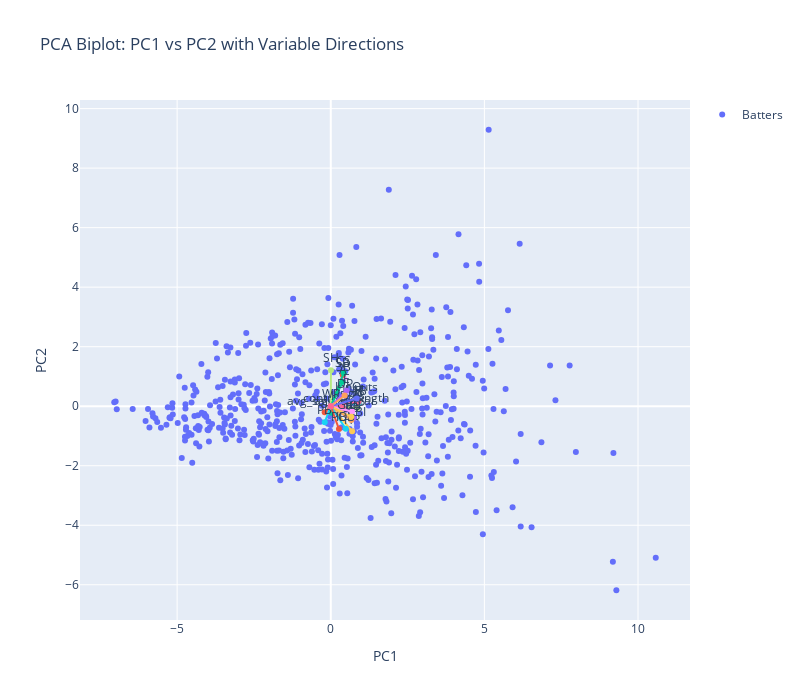

The cell this chart's notebook holds for it:
### Code cell
arrow_scale = 3

fig = go.Figure()


fig.add_trace(go.Scatter(
    x=scores_df["PC1"],
    y=scores_df["PC2"],
    mode="markers",
    name="Batters",
    hoverinfo="text",
    #Add playerID from og dataframe
    hovertext=batters["playerID"]
))


for var_name, row in loading_df.iterrows():
    x_arrow = row["PC1_loading"] * arrow_scale
    y_arrow = row["PC2_loading"] * arrow_scale


    fig.add_trace(go.Scatter(
        x=[0, x_arrow],
        y=[0, y_arrow],
        mode="lines+markers+text",
        text=[None, var_name],
        textposition="top center",
        showlegend=False
    ))

fig.update_layout(
    title="PCA Biplot: PC1 vs PC2 with Variable Directions",
    xaxis_title="PC1",
    yaxis_title="PC2",
    xaxis=dict(zeroline=True),
    yaxis=dict(zeroline=True),
    width=800,
    height=700
)

fig.show()

### Figure 1 — Plotly figure (JSON) as saved in the notebook; plotly's stock layout.template omitted (floating-point values rounded to 4 significant figures; data arrays with more than 128 entries replaced by an {"elided": "..."} marker saying what was removed)
{"data": [{"hoverinfo": "text", "hovertext": {"elided": "561 str values"}, "mode": "markers", "name": "Batters", "type": "scatter", "x": {"elided": "520 float values"}, "y": {"elided": "520 float values"}}, {"mode": "lines+markers+text", "showlegend": false, "text": [null, "age"], "textposition": "top center", "type": "scatter", "x": [0, -0.1971], "y": [0, -0.2061]}, {"mode": "lines+markers+text", "showlegend": false, "text": [null, "avg_salary_year"], "textposition": "top center", "type": "scatter", "x": [0, 0.02494], "y": [0, -0.2171]}, {"mode": "lines+markers+text", "showlegend": false, "text": [null, "contract_length"], "textposition": "top center", "type": "scatter", "x": [0, 0.5005], "y": [0, -0.1157]}, {"mode": "lines+markers+text", "showlegend": false, "text": [null, "AB"], "textposition": "top center", "type": "scatter", "x": [0, 0.916], "y": [0, 0.1316]}, {"mode": "lines+markers+text", "showlegend": false, "text": [null, "R"], "textposition": "top center", "type": "scatter", "x": [0, 0.9101], "y": [0, 0.104]}, {"mode": "lines+markers+text", "showlegend": false, "text": [null, "H"], "textposition": "top center", "type": "scatter", "x": [0, 0.901], "y": [0, 0.1408]}, {"mode": "lines+markers+text", "showlegend": false, "text": [null, "2B"], "textposition": "top center", "type": "scatter", "x": [0, 0.8704], "y": [0, -0.05808]}, {"mode": "lines+markers+text", "showlegend": false, "text": [null, "3B"], "textposition": "top center", "type": "scatter", "x": [0, 0.4302], "y": [0, 0.9312]}, {"mode": "lines+markers+text", "showlegend": false, "text": [null, "HR"], "textposition": "top center", "type": "scatter", "x": [0, 0.6951], "y": [0, -0.8414]}, {"mode": "lines+markers+text", "showlegend": false, "text": [null, "RBI"], "textposition": "top center", "type": "scatter", "x": [0, 0.8552], "y": [0, -0.5734]}, {"mode": "lines+markers+text", "showlegend": false, "text": [null, "SB"], "textposition": "top center", "type": "scatter", "x": [0, 0.392], "y": [0, 1.049]}, {"mode": "lines+markers+text", "showlegend": false, "text": [null, "CS"], "textposition": "top center", "type": "scatter", "x": [0, 0.421], "y": [0, 1.116]}, {"mode": "lines+markers+text", "showlegend": false, "text": [null, "BB"], "textposition": "top center", "type": "scatter", "x": [0, 0.7319], "y": [0, -0.4038]}, {"mode": "lines+markers+text", "showlegend": false, "text": [null, "SO"], "textposition": "top center", "type": "scatter", "x": [0, 0.6676], "y": [0, -0.4627]}, {"mode": "lines+markers+text", "showlegend": false, "text": [null, "IBB"], "textposition": "top center", "type": "scatter", "x": [0, 0.4886], "y": [0, -0.7556]}, {"mode": "lines+markers+text", "showlegend": false, "text": [null, "HBP"], "textposition": "top center", "type": "scatter", "x": [0, 0.3908], "y": [0, -0.04884]}, {"mode": "lines+markers+text", "showlegend": false, "text": [null, "SH"], "textposition": "top center", "type": "scatter", "x": [0, 0.006087], "y": [0, 1.209]}, {"mode": "lines+markers+text", "showlegend": false, "text": [null, "SF"], "textposition": "top center", "type": "scatter", "x": [0, 0.6947], "y": [0, -0.1754]}, {"mode": "lines+markers+text", "showlegend": false, "text": [null, "GIDP"], "textposition": "top center", "type": "scatter", "x": [0, 0.668], "y": [0, -0.3556]}, {"mode": "lines+markers+text", "showlegend": false, "text": [null, "InnOuts"], "textposition": "top center", "type": "scatter", "x": [0, 0.8441], "y": [0, 0.2604]}, {"mode": "lines+markers+text", "showlegend": false, "text": [null, "PO"], "textposition": "top center", "type": "scatter", "x": [0, 0.2674], "y": [0, -0.7687]}, {"mode": "lines+markers+text", "showlegend": false, "text": [null, "A"], "textposition": "top center", "type": "scatter", "x": [0, 0.3897], "y": [0, 0.8242]}, {"mode": "lines+markers+text", "showlegend": false, "text": [null, "E"], "textposition": "top center", "type": "scatter", "x": [0, 0.511], "y": [0, 0.5213]}, {"mode": "lines+markers+text", "showlegend": false, "text": [null, "DP"], "textposition": "top center", "type": "scatter", "x": [0, 0.4539], "y": [0, 0.3597]}, {"mode": "lines+markers+text", "showlegend": false, "text": [null, "PB"], "textposition": "top center", "type": "scatter", "x": [0, -0.1953], "y": [0, -0.5357]}, {"mode": "lines+markers+text", "showlegend": false, "text": [null, "WP"], "textposition": "top center", "type": "scatter", "x": [0, 0], "y": [0, 0]}], "layout": {"height": 700, "title": {"text": "PCA Biplot: PC1 vs PC2 with Variable Directions"}, "width": 800, "xaxis": {"title": {"text": "PC1"}, "zeroline": true}, "yaxis": {"title": {"text": "PC2"}, "zeroline": true}}}
